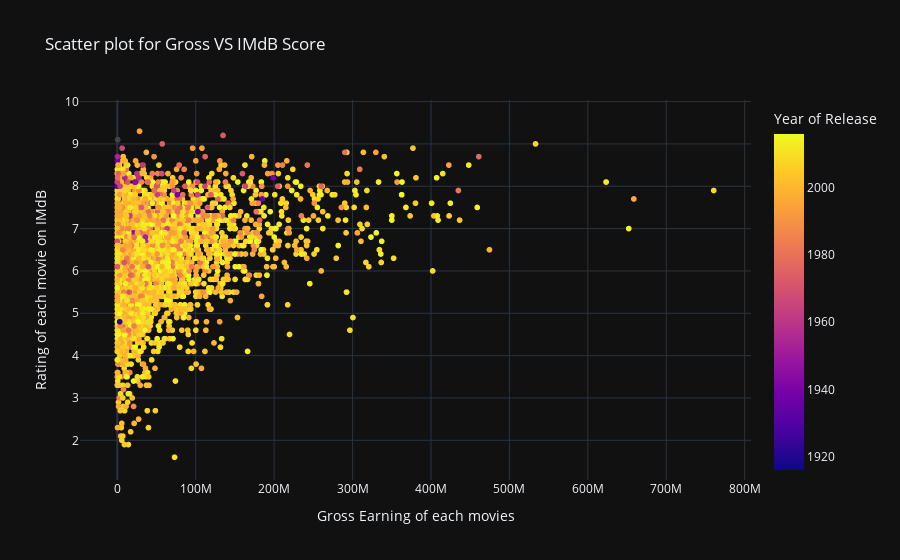

The cell this chart's notebook holds for it:
### Code cell
px.scatter(NumDf,x="gross", y="imdb_score", color="title_year", 
           title="Scatter plot for Gross VS IMdB Score",  
           labels = {'gross': 'Gross Earning of each movies', 
                     'imdb_score':'Rating of each movie on IMdB',
                    "title_year":"Year of Release"},template='plotly_dark')

### Figure 1 — Plotly figure (JSON) as saved in the notebook; plotly's stock layout.template omitted (floating-point values rounded to 4 significant figures; data arrays with more than 128 entries replaced by an {"elided": "..."} marker saying what was removed)
{"data": [{"hovertemplate": "Gross Earning of each movies=%{x}<br>Rating of each movie on IMdB=%{y}<br>Year of Release=%{marker.color}<extra></extra>", "legendgroup": "", "marker": {"color": {"elided": "5043 int values"}, "coloraxis": "coloraxis", "symbol": "circle"}, "mode": "markers", "name": "", "showlegend": false, "type": "scattergl", "x": {"elided": "5043 int values"}, "xaxis": "x", "y": {"elided": "5043 float values"}, "yaxis": "y"}], "layout": {"coloraxis": {"colorbar": {"title": {"text": "Year of Release"}}, "colorscale": [[0, "#0d0887"], [0.1111, "#46039f"], [0.2222, "#7201a8"], [0.3333, "#9c179e"], [0.4444, "#bd3786"], [0.5556, "#d8576b"], [0.6667, "#ed7953"], [0.7778, "#fb9f3a"], [0.8889, "#fdca26"], [1, "#f0f921"]]}, "legend": {"tracegroupgap": 0}, "title": {"text": "Scatter plot for Gross VS IMdB Score"}, "xaxis": {"anchor": "y", "domain": [0, 1], "title": {"text": "Gross Earning of each movies"}}, "yaxis": {"anchor": "x", "domain": [0, 1], "title": {"text": "Rating of each movie on IMdB"}}}}
